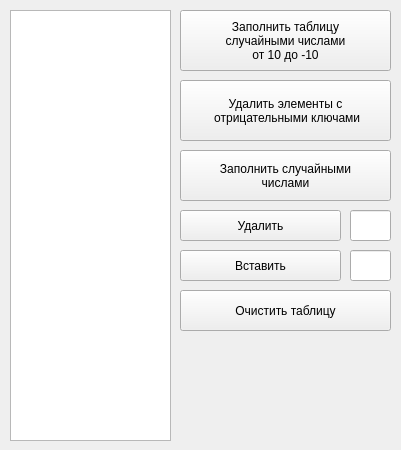
<?xml version="1.0" encoding="UTF-8"?>
<ui version="4.0">
 <class>MainWindow</class>
 <widget class="QMainWindow" name="MainWindow">
  <property name="geometry">
   <rect>
    <x>0</x>
    <y>0</y>
    <width>401</width>
    <height>450</height>
   </rect>
  </property>
  <property name="windowTitle">
   <string>MainWindow</string>
  </property>
  <widget class="QWidget" name="centralwidget">
   <widget class="QListWidget" name="listWidget">
    <property name="geometry">
     <rect>
      <x>10</x>
      <y>10</y>
      <width>161</width>
      <height>431</height>
     </rect>
    </property>
   </widget>
   <widget class="QPushButton" name="pushButton_create">
    <property name="geometry">
     <rect>
      <x>180</x>
      <y>10</y>
      <width>211</width>
      <height>61</height>
     </rect>
    </property>
    <property name="text">
     <string>Заполнить таблицу
случайными числами
от 10 до -10</string>
    </property>
   </widget>
   <widget class="QPushButton" name="pushButton_removeNegative">
    <property name="geometry">
     <rect>
      <x>180</x>
      <y>80</y>
      <width>211</width>
      <height>61</height>
     </rect>
    </property>
    <property name="text">
     <string>Удалить элементы с
 отрицательными ключами</string>
    </property>
   </widget>
   <widget class="QPushButton" name="pushButton_random">
    <property name="geometry">
     <rect>
      <x>180</x>
      <y>150</y>
      <width>211</width>
      <height>51</height>
     </rect>
    </property>
    <property name="text">
     <string>Заполнить случайными
числами</string>
    </property>
   </widget>
   <widget class="QPushButton" name="pushButton_remove">
    <property name="geometry">
     <rect>
      <x>180</x>
      <y>210</y>
      <width>161</width>
      <height>31</height>
     </rect>
    </property>
    <property name="text">
     <string>Удалить</string>
    </property>
   </widget>
   <widget class="QPushButton" name="pushButton_insert">
    <property name="geometry">
     <rect>
      <x>180</x>
      <y>250</y>
      <width>161</width>
      <height>31</height>
     </rect>
    </property>
    <property name="text">
     <string>Вставить</string>
    </property>
   </widget>
   <widget class="QLineEdit" name="lineEdit_remove">
    <property name="geometry">
     <rect>
      <x>350</x>
      <y>210</y>
      <width>41</width>
      <height>31</height>
     </rect>
    </property>
   </widget>
   <widget class="QLineEdit" name="lineEdit_insert">
    <property name="geometry">
     <rect>
      <x>350</x>
      <y>250</y>
      <width>41</width>
      <height>31</height>
     </rect>
    </property>
   </widget>
   <widget class="QPushButton" name="pushButton_clear">
    <property name="geometry">
     <rect>
      <x>180</x>
      <y>290</y>
      <width>211</width>
      <height>41</height>
     </rect>
    </property>
    <property name="text">
     <string>Очистить таблицу</string>
    </property>
   </widget>
  </widget>
 </widget>
 <resources/>
 <connections/>
</ui>
